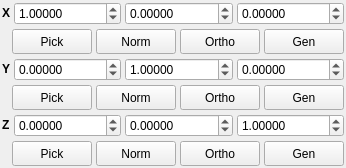
          <widget class="QWidget" name="SourceTab_2">
           <attribute name="title">
            <string>Source</string>
           </attribute>
           <layout class="QVBoxLayout" name="verticalLayout_9">
            <property name="spacing">
             <number>4</number>
            </property>
            <property name="margin">
             <number>2</number>
            </property>
            <item>
             <layout class="QHBoxLayout" name="horizontalLayout_16">
              <property name="spacing">
               <number>4</number>
              </property>
              <item>
               <widget class="QLabel" name="label_16">
                <property name="sizePolicy">
                 <sizepolicy hsizetype="Fixed" vsizetype="Fixed">
                  <horstretch>0</horstretch>
                  <verstretch>0</verstretch>
                 </sizepolicy>
                </property>
                <property name="font">
                 <font>
                  <weight>75</weight>
                  <bold>true</bold>
                 </font>
                </property>
                <property name="text">
                 <string>X</string>
                </property>
               </widget>
              </item>
              <item>
               <widget class="QDoubleSpinBox" name="ConvertSourceMatrixAXSpin">
                <property name="sizePolicy">
                 <sizepolicy hsizetype="Expanding" vsizetype="Fixed">
                  <horstretch>0</horstretch>
                  <verstretch>0</verstretch>
                 </sizepolicy>
                </property>
                <property name="decimals">
                 <number>5</number>
                </property>
                <property name="minimum">
                 <double>-10.000000000000000</double>
                </property>
                <property name="maximum">
                 <double>10.000000000000000</double>
                </property>
                <property name="singleStep">
                 <double>0.100000000000000</double>
                </property>
                <property name="value">
                 <double>1.000000000000000</double>
                </property>
               </widget>
              </item>
              <item>
               <widget class="QDoubleSpinBox" name="ConvertSourceMatrixAYSpin">
                <property name="sizePolicy">
                 <sizepolicy hsizetype="Expanding" vsizetype="Fixed">
                  <horstretch>0</horstretch>
                  <verstretch>0</verstretch>
                 </sizepolicy>
                </property>
                <property name="decimals">
                 <number>5</number>
                </property>
                <property name="minimum">
                 <double>-10.000000000000000</double>
                </property>
                <property name="maximum">
                 <double>10.000000000000000</double>
                </property>
                <property name="singleStep">
                 <double>0.100000000000000</double>
                </property>
               </widget>
              </item>
              <item>
               <widget class="QDoubleSpinBox" name="ConvertSourceMatrixAZSpin">
                <property name="sizePolicy">
                 <sizepolicy hsizetype="Expanding" vsizetype="Fixed">
                  <horstretch>0</horstretch>
                  <verstretch>0</verstretch>
                 </sizepolicy>
                </property>
                <property name="decimals">
                 <number>5</number>
                </property>
                <property name="minimum">
                 <double>-10.000000000000000</double>
                </property>
                <property name="maximum">
                 <double>10.000000000000000</double>
                </property>
                <property name="singleStep">
                 <double>0.100000000000000</double>
                </property>
               </widget>
              </item>
             </layout>
            </item>
            <item>
             <layout class="QHBoxLayout" name="horizontalLayout_17">
              <property name="spacing">
               <number>4</number>
              </property>
              <item>
               <spacer name="horizontalSpacer_12">
                <property name="orientation">
                 <enum>Qt::Horizontal</enum>
                </property>
                <property name="sizeHint" stdset="0">
                 <size>
                  <width>10</width>
                  <height>20</height>
                 </size>
                </property>
               </spacer>
              </item>
              <item>
               <widget class="QPushButton" name="ConvertSourcePickAButton">
                <property name="minimumSize">
                 <size>
                  <width>50</width>
                  <height>25</height>
                 </size>
                </property>
                <property name="maximumSize">
                 <size>
                  <width>200</width>
                  <height>25</height>
                 </size>
                </property>
                <property name="toolTip">
                 <string>Choose two atoms to define the X axis</string>
                </property>
                <property name="text">
                 <string>Pick</string>
                </property>
                <property name="icon">
                 <iconset resource="icons.qrc">
                  <normaloff>:/basic/icons/basic_pick.svg</normaloff>:/basic/icons/basic_pick.svg</iconset>
                </property>
                <property name="iconSize">
                 <size>
                  <width>16</width>
                  <height>16</height>
                 </size>
                </property>
                <property name="checkable">
                 <bool>true</bool>
                </property>
                <property name="autoExclusive">
                 <bool>true</bool>
                </property>
               </widget>
              </item>
              <item>
               <widget class="QPushButton" name="ConvertSourceNormaliseAButton">
                <property name="minimumSize">
                 <size>
                  <width>32</width>
                  <height>25</height>
                 </size>
                </property>
                <property name="maximumSize">
                 <size>
                  <width>200</width>
                  <height>25</height>
                 </size>
                </property>
                <property name="toolTip">
                 <string>Normalise vector</string>
                </property>
                <property name="text">
                 <string>Norm</string>
                </property>
                <property name="icon">
                 <iconset resource="icons.qrc">
                  <normaloff>:/vector/icons/vector_normalise.svg</normaloff>:/vector/icons/vector_normalise.svg</iconset>
                </property>
                <property name="iconSize">
                 <size>
                  <width>16</width>
                  <height>16</height>
                 </size>
                </property>
               </widget>
              </item>
              <item>
               <widget class="QPushButton" name="ConvertSourceOrthogonaliseAButton">
                <property name="minimumSize">
                 <size>
                  <width>32</width>
                  <height>25</height>
                 </size>
                </property>
                <property name="maximumSize">
                 <size>
                  <width>200</width>
                  <height>25</height>
                 </size>
                </property>
                <property name="toolTip">
                 <string>Orthogonalise vector w.r.t. Y-axis</string>
                </property>
                <property name="text">
                 <string>Ortho</string>
                </property>
                <property name="icon">
                 <iconset resource="icons.qrc">
                  <normaloff>:/vector/icons/vector_orthogonalise.svg</normaloff>:/vector/icons/vector_orthogonalise.svg</iconset>
                </property>
                <property name="iconSize">
                 <size>
                  <width>16</width>
                  <height>16</height>
                 </size>
                </property>
               </widget>
              </item>
              <item>
               <widget class="QPushButton" name="ConvertSourceGenerateAButton">
                <property name="minimumSize">
                 <size>
                  <width>32</width>
                  <height>25</height>
                 </size>
                </property>
                <property name="maximumSize">
                 <size>
                  <width>200</width>
                  <height>25</height>
                 </size>
                </property>
                <property name="toolTip">
                 <string>Generate axis from cross product of other axes</string>
                </property>
                <property name="text">
                 <string>Gen</string>
                </property>
                <property name="icon">
                 <iconset resource="icons.qrc">
                  <normaloff>:/vector/icons/vector_generatexp.svg</normaloff>:/vector/icons/vector_generatexp.svg</iconset>
                </property>
                <property name="iconSize">
                 <size>
                  <width>16</width>
                  <height>16</height>
                 </size>
                </property>
               </widget>
              </item>
             </layout>
            </item>
            <item>
             <layout class="QHBoxLayout" name="horizontalLayout_18">
              <property name="spacing">
               <number>4</number>
              </property>
              <item>
               <widget class="QLabel" name="label_14">
                <property name="sizePolicy">
                 <sizepolicy hsizetype="Fixed" vsizetype="Fixed">
                  <horstretch>0</horstretch>
                  <verstretch>0</verstretch>
                 </sizepolicy>
                </property>
                <property name="font">
                 <font>
                  <weight>75</weight>
                  <bold>true</bold>
                 </font>
                </property>
                <property name="text">
                 <string>Y</string>
                </property>
               </widget>
              </item>
              <item>
               <widget class="QDoubleSpinBox" name="ConvertSourceMatrixBXSpin">
                <property name="sizePolicy">
                 <sizepolicy hsizetype="Expanding" vsizetype="Fixed">
                  <horstretch>0</horstretch>
                  <verstretch>0</verstretch>
                 </sizepolicy>
                </property>
                <property name="decimals">
                 <number>5</number>
                </property>
                <property name="minimum">
                 <double>-10.000000000000000</double>
                </property>
                <property name="maximum">
                 <double>10.000000000000000</double>
                </property>
                <property name="singleStep">
                 <double>0.100000000000000</double>
                </property>
               </widget>
              </item>
              <item>
               <widget class="QDoubleSpinBox" name="ConvertSourceMatrixBYSpin">
                <property name="sizePolicy">
                 <sizepolicy hsizetype="Expanding" vsizetype="Fixed">
                  <horstretch>0</horstretch>
                  <verstretch>0</verstretch>
                 </sizepolicy>
                </property>
                <property name="decimals">
                 <number>5</number>
                </property>
                <property name="minimum">
                 <double>-10.000000000000000</double>
                </property>
                <property name="maximum">
                 <double>10.000000000000000</double>
                </property>
                <property name="singleStep">
                 <double>0.100000000000000</double>
                </property>
                <property name="value">
                 <double>1.000000000000000</double>
                </property>
               </widget>
              </item>
              <item>
               <widget class="QDoubleSpinBox" name="ConvertSourceMatrixBZSpin">
                <property name="sizePolicy">
                 <sizepolicy hsizetype="Expanding" vsizetype="Fixed">
                  <horstretch>0</horstretch>
                  <verstretch>0</verstretch>
                 </sizepolicy>
                </property>
                <property name="decimals">
                 <number>5</number>
                </property>
                <property name="minimum">
                 <double>-10.000000000000000</double>
                </property>
                <property name="maximum">
                 <double>10.000000000000000</double>
                </property>
                <property name="singleStep">
                 <double>0.100000000000000</double>
                </property>
               </widget>
              </item>
             </layout>
            </item>
            <item>
             <layout class="QHBoxLayout" name="horizontalLayout_19">
              <property name="spacing">
               <number>4</number>
              </property>
              <item>
               <spacer name="horizontalSpacer_13">
                <property name="orientation">
                 <enum>Qt::Horizontal</enum>
                </property>
                <property name="sizeHint" stdset="0">
                 <size>
                  <width>10</width>
                  <height>20</height>
                 </size>
                </property>
               </spacer>
              </item>
              <item>
               <widget class="QPushButton" name="ConvertSourcePickBButton">
                <property name="minimumSize">
                 <size>
                  <width>50</width>
                  <height>25</height>
                 </size>
                </property>
                <property name="maximumSize">
                 <size>
                  <width>200</width>
                  <height>25</height>
                 </size>
                </property>
                <property name="toolTip">
                 <string>Choose two atoms to define the Y axis</string>
                </property>
                <property name="text">
                 <string>Pick</string>
                </property>
                <property name="icon">
                 <iconset resource="icons.qrc">
                  <normaloff>:/basic/icons/basic_pick.svg</normaloff>:/basic/icons/basic_pick.svg</iconset>
                </property>
                <property name="iconSize">
                 <size>
                  <width>16</width>
                  <height>16</height>
                 </size>
                </property>
                <property name="checkable">
                 <bool>true</bool>
                </property>
                <property name="autoExclusive">
                 <bool>true</bool>
                </property>
               </widget>
              </item>
              <item>
               <widget class="QPushButton" name="ConvertSourceNormaliseBButton">
                <property name="minimumSize">
                 <size>
                  <width>32</width>
                  <height>25</height>
                 </size>
                </property>
                <property name="maximumSize">
                 <size>
                  <width>200</width>
                  <height>25</height>
                 </size>
                </property>
                <property name="toolTip">
                 <string>Normalise vector</string>
                </property>
                <property name="text">
                 <string>Norm</string>
                </property>
                <property name="icon">
                 <iconset resource="icons.qrc">
                  <normaloff>:/vector/icons/vector_normalise.svg</normaloff>:/vector/icons/vector_normalise.svg</iconset>
                </property>
                <property name="iconSize">
                 <size>
                  <width>16</width>
                  <height>16</height>
                 </size>
                </property>
               </widget>
              </item>
              <item>
               <widget class="QPushButton" name="ConvertSourceOrthogonaliseBButton">
                <property name="minimumSize">
                 <size>
                  <width>32</width>
                  <height>25</height>
                 </size>
                </property>
                <property name="maximumSize">
                 <size>
                  <width>200</width>
                  <height>25</height>
                 </size>
                </property>
                <property name="toolTip">
                 <string>Orthogonalise vector w.r.t. X-axis</string>
                </property>
                <property name="text">
                 <string>Ortho</string>
                </property>
                <property name="icon">
                 <iconset resource="icons.qrc">
                  <normaloff>:/vector/icons/vector_orthogonalise.svg</normaloff>:/vector/icons/vector_orthogonalise.svg</iconset>
                </property>
                <property name="iconSize">
                 <size>
                  <width>16</width>
                  <height>16</height>
                 </size>
                </property>
               </widget>
              </item>
              <item>
               <widget class="QPushButton" name="ConvertSourceGenerateBButton">
                <property name="minimumSize">
                 <size>
                  <width>32</width>
                  <height>25</height>
                 </size>
                </property>
                <property name="maximumSize">
                 <size>
                  <width>200</width>
                  <height>25</height>
                 </size>
                </property>
                <property name="toolTip">
                 <string>Generate axis from cross product of other axes</string>
                </property>
                <property name="text">
                 <string>Gen</string>
                </property>
                <property name="icon">
                 <iconset resource="icons.qrc">
                  <normaloff>:/vector/icons/vector_generatexp.svg</normaloff>:/vector/icons/vector_generatexp.svg</iconset>
                </property>
                <property name="iconSize">
                 <size>
                  <width>16</width>
                  <height>16</height>
                 </size>
                </property>
               </widget>
              </item>
             </layout>
            </item>
            <item>
             <layout class="QHBoxLayout" name="horizontalLayout_20">
              <property name="spacing">
               <number>4</number>
              </property>
              <item>
               <widget class="QLabel" name="label_15">
                <property name="sizePolicy">
                 <sizepolicy hsizetype="Fixed" vsizetype="Fixed">
                  <horstretch>0</horstretch>
                  <verstretch>0</verstretch>
                 </sizepolicy>
                </property>
                <property name="font">
                 <font>
                  <weight>75</weight>
                  <bold>true</bold>
                 </font>
                </property>
                <property name="text">
                 <string>Z</string>
                </property>
               </widget>
              </item>
              <item>
               <widget class="QDoubleSpinBox" name="ConvertSourceMatrixCXSpin">
                <property name="enabled">
                 <bool>true</bool>
                </property>
                <property name="sizePolicy">
                 <sizepolicy hsizetype="Expanding" vsizetype="Fixed">
                  <horstretch>0</horstretch>
                  <verstretch>0</verstretch>
                 </sizepolicy>
                </property>
                <property name="decimals">
                 <number>5</number>
                </property>
                <property name="minimum">
                 <double>-10.000000000000000</double>
                </property>
                <property name="maximum">
                 <double>10.000000000000000</double>
                </property>
                <property name="singleStep">
                 <double>0.100000000000000</double>
                </property>
               </widget>
              </item>
              <item>
               <widget class="QDoubleSpinBox" name="ConvertSourceMatrixCYSpin">
                <property name="enabled">
                 <bool>true</bool>
                </property>
                <property name="sizePolicy">
                 <sizepolicy hsizetype="Expanding" vsizetype="Fixed">
                  <horstretch>0</horstretch>
                  <verstretch>0</verstretch>
                 </sizepolicy>
                </property>
                <property name="decimals">
                 <number>5</number>
                </property>
                <property name="minimum">
                 <double>-10.000000000000000</double>
                </property>
                <property name="maximum">
                 <double>10.000000000000000</double>
                </property>
                <property name="singleStep">
                 <double>0.100000000000000</double>
                </property>
               </widget>
              </item>
              <item>
               <widget class="QDoubleSpinBox" name="ConvertSourceMatrixCZSpin">
                <property name="enabled">
                 <bool>true</bool>
                </property>
                <property name="sizePolicy">
                 <sizepolicy hsizetype="Expanding" vsizetype="Fixed">
                  <horstretch>0</horstretch>
                  <verstretch>0</verstretch>
                 </sizepolicy>
                </property>
                <property name="decimals">
                 <number>5</number>
                </property>
                <property name="minimum">
                 <double>-10.000000000000000</double>
                </property>
                <property name="maximum">
                 <double>10.000000000000000</double>
                </property>
                <property name="singleStep">
                 <double>0.100000000000000</double>
                </property>
                <property name="value">
                 <double>1.000000000000000</double>
                </property>
               </widget>
              </item>
             </layout>
            </item>
            <item>
             <layout class="QHBoxLayout" name="horizontalLayout_15">
              <property name="spacing">
               <number>4</number>
              </property>
              <item>
               <spacer name="horizontalSpacer_14">
                <property name="orientation">
                 <enum>Qt::Horizontal</enum>
                </property>
                <property name="sizeHint" stdset="0">
                 <size>
                  <width>10</width>
                  <height>20</height>
                 </size>
                </property>
               </spacer>
              </item>
              <item>
               <widget class="QPushButton" name="ConvertSourcePickCButton">
                <property name="enabled">
                 <bool>true</bool>
                </property>
                <property name="minimumSize">
                 <size>
                  <width>50</width>
                  <height>25</height>
                 </size>
                </property>
                <property name="maximumSize">
                 <size>
                  <width>200</width>
                  <height>25</height>
                 </size>
                </property>
                <property name="toolTip">
                 <string>Choose two atoms to define the Z axis</string>
                </property>
                <property name="text">
                 <string>Pick</string>
                </property>
                <property name="icon">
                 <iconset resource="icons.qrc">
                  <normaloff>:/basic/icons/basic_pick.svg</normaloff>:/basic/icons/basic_pick.svg</iconset>
                </property>
                <property name="iconSize">
                 <size>
                  <width>16</width>
                  <height>16</height>
                 </size>
                </property>
                <property name="checkable">
                 <bool>true</bool>
                </property>
                <property name="autoExclusive">
                 <bool>true</bool>
                </property>
               </widget>
              </item>
              <item>
               <widget class="QPushButton" name="ConvertSourceNormaliseCButton">
                <property name="minimumSize">
                 <size>
                  <width>32</width>
                  <height>25</height>
                 </size>
                </property>
                <property name="maximumSize">
                 <size>
                  <width>200</width>
                  <height>25</height>
                 </size>
                </property>
                <property name="toolTip">
                 <string>Normalise vector</string>
                </property>
                <property name="text">
                 <string>Norm</string>
                </property>
                <property name="icon">
                 <iconset resource="icons.qrc">
                  <normaloff>:/vector/icons/vector_normalise.svg</normaloff>:/vector/icons/vector_normalise.svg</iconset>
                </property>
                <property name="iconSize">
                 <size>
                  <width>16</width>
                  <height>16</height>
                 </size>
                </property>
               </widget>
              </item>
              <item>
               <widget class="QPushButton" name="ConvertSourceOrthogonaliseCButton">
                <property name="minimumSize">
                 <size>
                  <width>32</width>
                  <height>25</height>
                 </size>
                </property>
                <property name="maximumSize">
                 <size>
                  <width>200</width>
                  <height>25</height>
                 </size>
                </property>
                <property name="toolTip">
                 <string>Orthogonalise vector w.r.t. X-axis</string>
                </property>
                <property name="text">
                 <string>Ortho</string>
                </property>
                <property name="icon">
                 <iconset resource="icons.qrc">
                  <normaloff>:/vector/icons/vector_orthogonalise.svg</normaloff>:/vector/icons/vector_orthogonalise.svg</iconset>
                </property>
                <property name="iconSize">
                 <size>
                  <width>16</width>
                  <height>16</height>
                 </size>
                </property>
               </widget>
              </item>
              <item>
               <widget class="QPushButton" name="ConvertSourceGenerateCButton">
                <property name="minimumSize">
                 <size>
                  <width>32</width>
                  <height>25</height>
                 </size>
                </property>
                <property name="maximumSize">
                 <size>
                  <width>200</width>
                  <height>25</height>
                 </size>
                </property>
                <property name="toolTip">
                 <string>Generate axis from cross product of other axes</string>
                </property>
                <property name="text">
                 <string>Gen</string>
                </property>
                <property name="icon">
                 <iconset resource="icons.qrc">
                  <normaloff>:/vector/icons/vector_generatexp.svg</normaloff>:/vector/icons/vector_generatexp.svg</iconset>
                </property>
                <property name="iconSize">
                 <size>
                  <width>16</width>
                  <height>16</height>
                 </size>
                </property>
               </widget>
              </item>
             </layout>
            </item>
           </layout>
          </widget>
